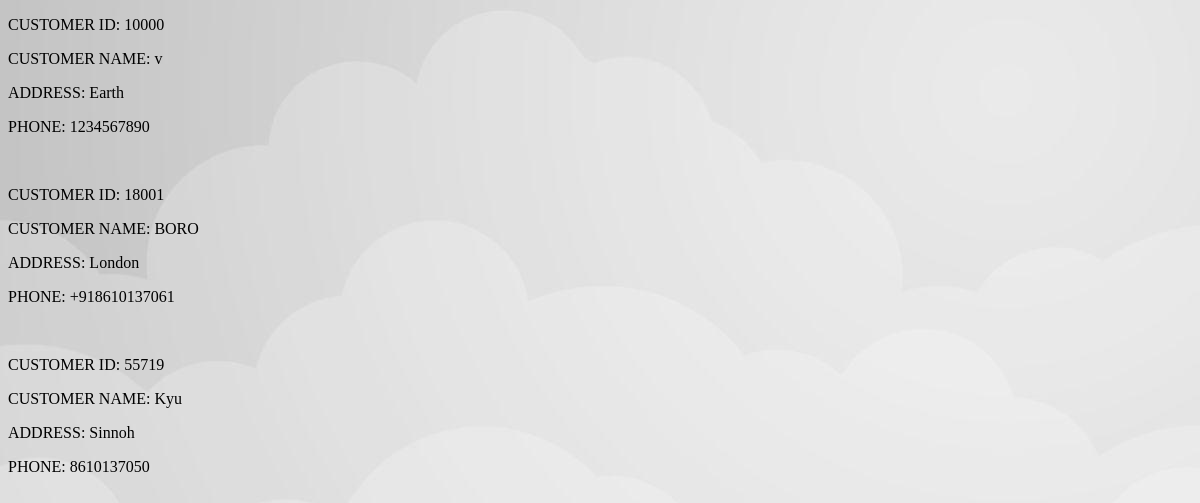
Page /view_customer.php on the earlier database version.
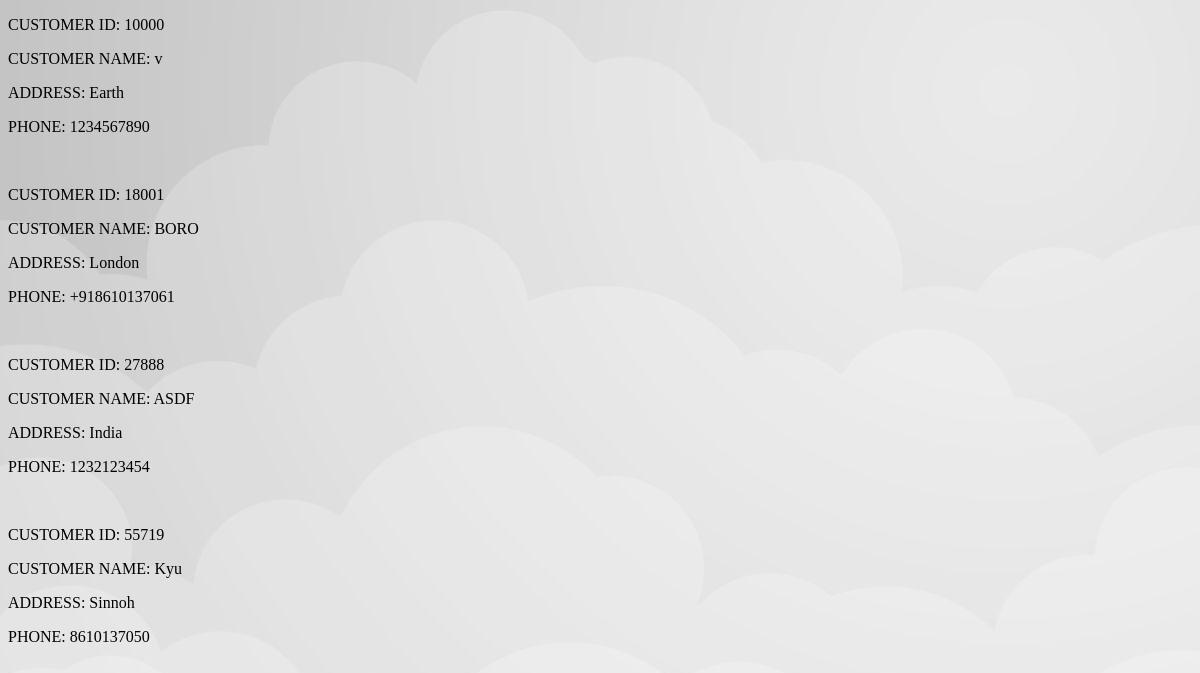
Same page on the later database version.
### tables this page shows
CREATE TABLE IF NOT EXISTS `customer` (
  `c_id` varchar(8) NOT NULL,
  `email` varchar(25) DEFAULT NULL,
  `password` varchar(10) NOT NULL,
  `c_name` varchar(20) DEFAULT NULL,
  `address` varchar(60) DEFAULT NULL,
  `phone` varchar(15) DEFAULT NULL,
  `balance` varchar(10) DEFAULT NULL,
  PRIMARY KEY (`c_id`),
  UNIQUE KEY `email` (`email`)
);

### view_customer.php (the view, shortened to what this page needs)
<!DOCTYPE html>
<html>
<head>
</head>
<body>
	<?php
		$server="localhost";
		$un="root";
		$pwd="";
		$db="mov_gallery";
		$con=mysqli_connect($server,$un,$pwd,$db);
       $query = "SELECT * FROM customer ORDER BY c_id";
       $result = mysqli_query($con, $query);
       if($result)
       {
       while($row = mysqli_fetch_array($result))
        {
          echo '
             <tr>
               <td>
                 <p>CUSTOMER ID: '.$row['c_id'].'</p>
                 <p>CUSTOMER NAME: '.$row['c_name'].'</p>
                </td>
             </tr>
                ';
          echo  "<p>ADDRESS: ".$row['address']."</p>";
          echo  "<p>PHONE: ".$row['phone']."</p>";
          echo "<br>";
         }
         }
         else
         {
         	echo '<script>alert("NO DATA AVAILABLE! PLEASE ADD DETAILS")</script>';
         }
      ?>
</body>
</html>

Differences in the rows shown:
added customer: c_id "27888", c_name "ASDF", address "India", phone "1232123454"
